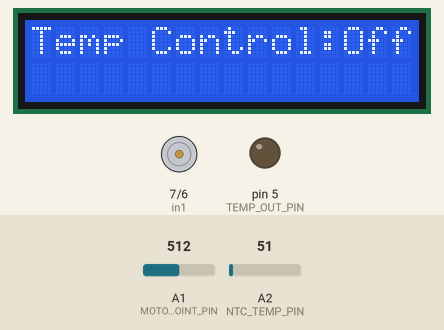
Simulated run of this sketch. Board: Arduino Uno, built with avr-gcc and run on an emulated ATmega328P. Shown: 16×2 character LCD, motor-driver pin pairs drawn as motors (green arrow = first pin HIGH = forward, orange = second pin HIGH = backward, longer = more drive, scaled by the enable pin), output pins drawn as LEDs (lit = HIGH). Inputs (shaded band) come from the test bench; at power-on: A2 (NTC_TEMP_PIN) = 51, A1 (MOTOR_SETPOINT_PIN) = 512. What the sketch prints to the serial monitor is not drawn.

Above: at 1.3 s.
1.4 s: A2 (NTC_TEMP_PIN) set to 96
2.9 s: A2 (NTC_TEMP_PIN) set to 112
At 3.9 s:
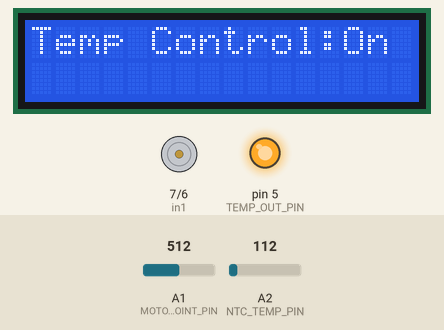
4.5 s: A1 (MOTOR_SETPOINT_PIN) set to 490
At 5.2 s:
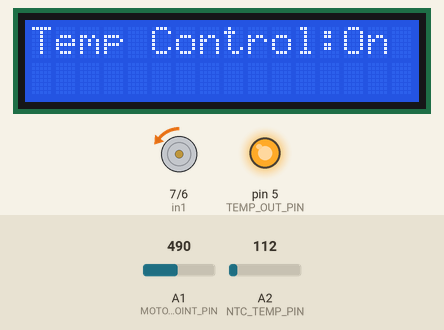
10.5 s: A2 (NTC_TEMP_PIN) set to 86
At 11.2 s:
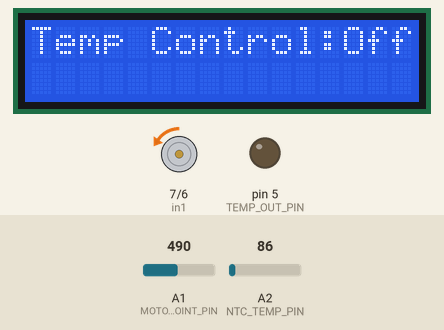
13.5 s: A1 (MOTOR_SETPOINT_PIN) set to 716
Timing chart, 0 to 27.0 s (numbered marks = the images above; inputs shaded):
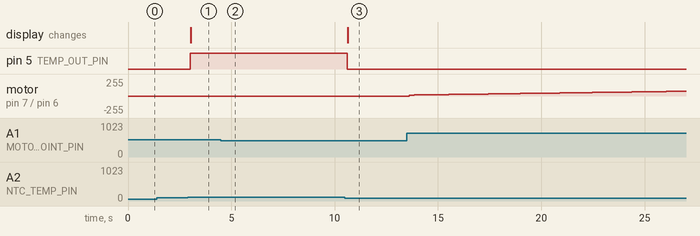

The sketch:

5.2.ino
```cpp
#include <LiquidCrystal_I2C.h>

#define BAUD_RATE 9600
#define INPUT_PIN 7
#define MAX_INPUT_LENGTH 10
#define LCD_ADDRESS 32

// L293N Driver
#define enA 10
#define in1 7
#define in2 6

// Encoder
#define ENCODER_PIN_A 8
#define ENCODER_PIN_B 9

// Motor
#define MOTOR_SETPOINT_PIN A1

#define MOTOR_SETPOINT_MIN -100
#define MOTOR_SETPOINT_MAX 100
#define MOTOR_SPEED_MIN -255
#define MOTOR_SPEED_MAX 255

#define ADC_MIN 0
#define ADC_MAX 1023

// PWM
#define PWM_MIN 0
#define PWM_MAX 255
#define PWM_VOLTAGE_MIN 0
#define PWM_VOLTAGE_MAx 5000

// Temp sensor
#define TEMP_STARTING_FACTOR 20
#define TEMP_SETPOINT_PIN A1
#define NTC_TEMP_PIN A2
#define TEMP_OUT_PIN 5

#define TEMP_DELTA 1
#define TEMP_MAX 125
#define TEMP_MIN -40
#define TEMP_COEF 3.04

#define TEMP_SETPOINT_MIN -40
#define TEMP_SETPOINT_MAX 125

#define TEMP_VOLTAGE_MAX 500
#define TEMP_VOLTAGE_MIN 2000

#define ADC_VOLTAGE_MIN 0
#define ADC_VOLTAGE_MAX 5000
int TEMP_SetPoint = 0;

const int ENCODER_PPR = 416;
static int totalCounts = 0;
int currentPosition = 0;

// PID variables
long previousTimeMicros = 0;
int previousPosition = 0;
double lastError = 0, rateError = 0;
volatile int position = 0; // This variable is changed within the interrupt service routine

// PID constants
const float kp = 0.5;  // Proportional gain
const float ki = 0.11; // Integral gain
const float kd = 0;    // Derivative gain

const int lcdDimensions[2] = {16, 2};
LiquidCrystal_I2C lcd(LCD_ADDRESS, lcdDimensions[0], lcdDimensions[1]);

void lcdInit() {
  lcd.clear();
  lcd.setCursor(0, 0);
  lcd.print("Temp Control:");
}

int getTemp(int analogValue) {
  int celsius = map(((analogValue - TEMP_STARTING_FACTOR) * TEMP_COEF), ADC_MIN, ADC_MAX, TEMP_MIN, TEMP_MAX);
  return celsius;
}

void setCounterClockwiseSpeed(int speed) {
  analogWrite(enA, speed);
  digitalWrite(in1, HIGH);
  digitalWrite(in2, LOW);
}

void setClockwiseSpeed(int speed) {
  analogWrite(enA, abs(speed));
  digitalWrite(in1, LOW);
  digitalWrite(in2, HIGH);
}

void changeMotorSpeed(int speed, int direction) {
  if (direction == 1){
    setCounterClockwiseSpeed(speed);
  } else {
    setClockwiseSpeed(speed);
  }
}

void readEncoder() {
    int b = digitalRead(ENCODER_PIN_B);
    int positionChange = position - previousPosition;
    if (b > 0) {
        positionChange = abs(positionChange);
    } else {
        positionChange = -abs(positionChange);
    }

    // Check if a full revolution has been completed
    if (abs(totalCounts) >= ENCODER_PPR) {
        // Reset total counts and consider only the remaining change for velocity calculation
        totalCounts = positionChange % ENCODER_PPR;
        positionChange = totalCounts;
    } else {
        // Accumulate counts for the next calculation
        totalCounts += positionChange;
    }
}

void setup() {
  Serial.begin(BAUD_RATE);
  pinMode(TEMP_OUT_PIN, OUTPUT);
  pinMode(enA, OUTPUT);
  pinMode(in1, OUTPUT);
  pinMode(in2, OUTPUT);

  pinMode(ENCODER_PIN_A, INPUT);
  attachInterrupt(digitalPinToInterrupt(ENCODER_PIN_A), readEncoder, RISING);
  pinMode(ENCODER_PIN_B, INPUT);

  lcd.begin(lcdDimensions[0], lcdDimensions[1]);
  lcd.init();
  lcd.backlight();
  lcdInit();

}

void loop() {
  currentPosition = position;
  long currentTimeMicros = micros();
  float deltaTimeSec = (currentTimeMicros - previousTimeMicros) / 1000000.0;
  previousTimeMicros = currentTimeMicros;
  int positionChange = currentPosition - previousPosition;
  previousPosition = currentPosition;
  float velocityCountsPerSec = positionChange / deltaTimeSec;
  float currentRPM = velocityCountsPerSec * 60.0 / ENCODER_PPR;

  int SetPointRPMRaw = analogRead(MOTOR_SETPOINT_PIN);
  int SetPointRPM = map(SetPointRPMRaw, ADC_MIN, ADC_MAX, MOTOR_SETPOINT_MIN, MOTOR_SETPOINT_MAX);

  // PID calculation
  float error = SetPointRPM - currentRPM;
  static float integralError = 0;
  integralError += error * deltaTimeSec;
  rateError = (error - lastError) / deltaTimeSec;
  float pidOutput = kp * error + ki * integralError + kd * rateError;
  lastError = error;

  float controlSignal = constrain(pidOutput, MOTOR_SPEED_MIN, MOTOR_SPEED_MAX);
  int motorDirection = controlSignal >= 0 ? 1 : -1;

  //int Motor_OutPWM = map(Motor_SetPoint, ADC_MIN, ADC_MAX, PWM_MIN, PWM_MAX);
  changeMotorSpeed(controlSignal, motorDirection);

  // Convert voltage to temp
  int NTC_Raw = analogRead(NTC_TEMP_PIN);
  int NTC_Temp = getTemp(NTC_Raw);

  if (Serial.available() > 0) {
    int parsedInt = Serial.parseInt();
    if (parsedInt != 0 && parsedInt <= TEMP_SETPOINT_MAX && parsedInt >= TEMP_SETPOINT_MIN) {
      TEMP_SetPoint = parsedInt;
    } else {
      Serial.println("Invalid range!");
    }
  }
  int TempOut = 0;
  if (TEMP_SetPoint < NTC_Temp - TEMP_DELTA) {
    TempOut = HIGH;
  } else if (TEMP_SetPoint > NTC_Temp + TEMP_DELTA) {
    TempOut = LOW;
  }

  Serial.print("Temperature setpoint: ");
  Serial.print(TEMP_SetPoint);
  Serial.println();
  Serial.print("Actual temperature: ");
  Serial.print(NTC_Temp);
  Serial.println();
  digitalWrite(TEMP_OUT_PIN, TempOut);

  // LCD
  lcdInit();
  if (TempOut == HIGH) {
    lcd.print("On");
  } else {
    lcd.print("Off");
  }

  Serial.println();

  delay(100);

}
```

Measured:
- the behaviour switches between 105 and 106 on A2 (NTC_TEMP_PIN) (found by bisection; images 0 and 1)
- after the input at 1.4 s, every drawn part: stays the same
- after the input at 2.9 s, pin 5 (TEMP_OUT_PIN): LOW → HIGH after 0.12 s; the display: changes after 0.13 s (image 1)
- after the input at 4.5 s, motor on pin 7 (in1) / pin 6 (in2): stopped → backward 2/255 after 0.06 s, → backward 3/255 0.83 s later, → backward 4/255 1.8 s later, → backward 5/255 1.9 s later
- after the input at 10.5 s, pin 5 (TEMP_OUT_PIN): HIGH → LOW after 0.11 s; the display: changes after 0.13 s (image 3)
